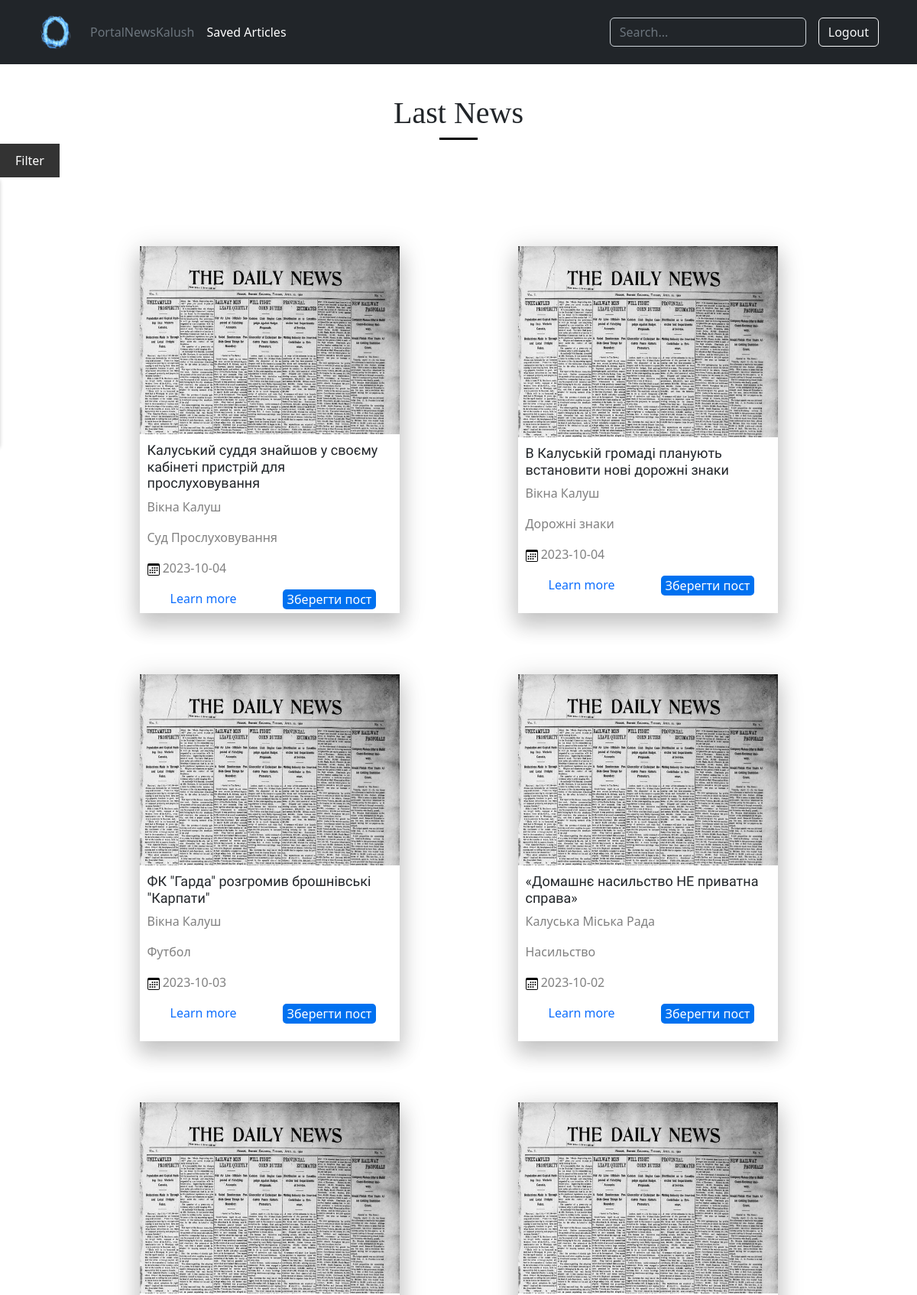
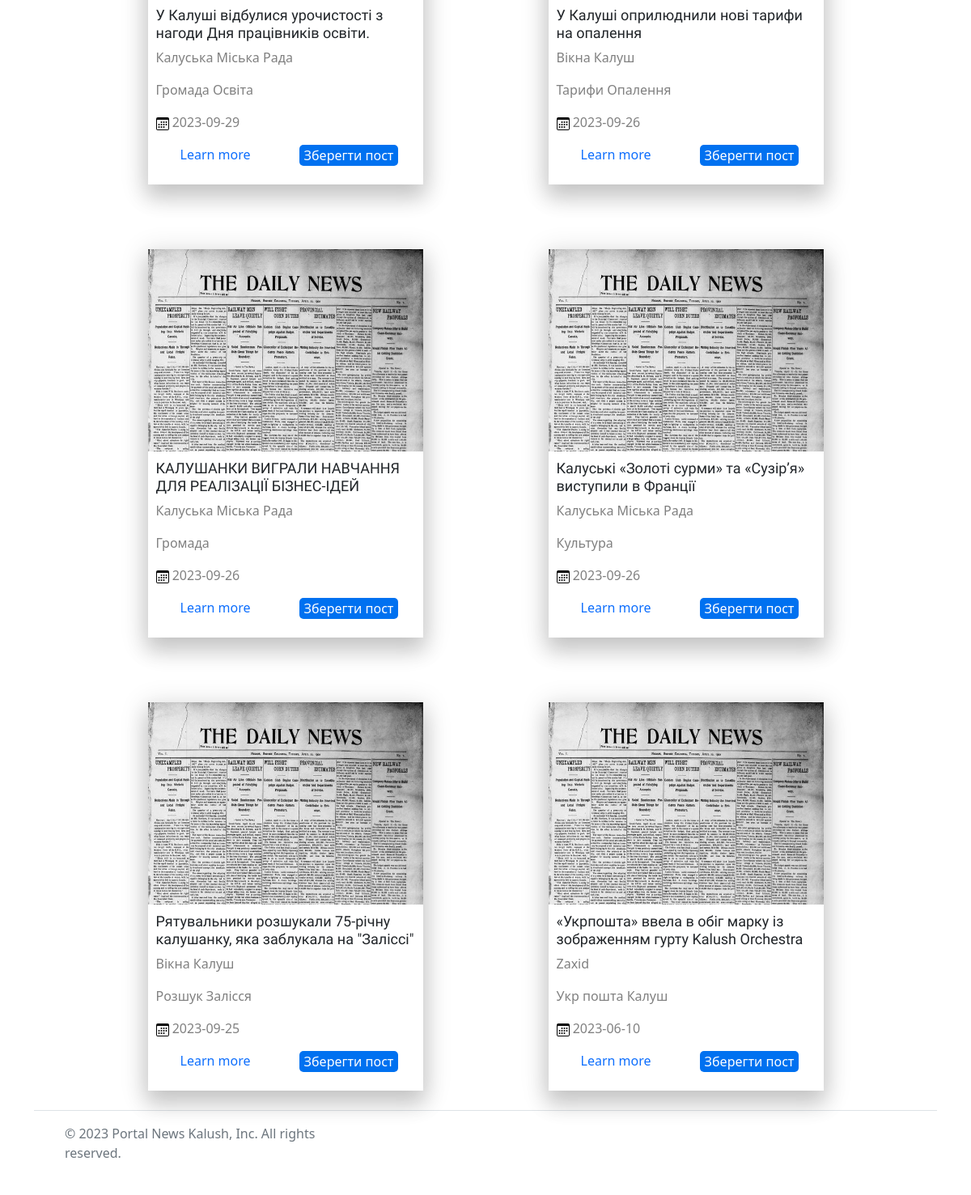
/ (signed in), run on the app's committed database (2 pictures, top to bottom).
### main.py (models this page shows)
class Article(db.Model):
    __tablename__ = 'articles'
    id = db.Column(db.Integer, primary_key=True)
    title = db.Column(db.String(300), nullable=False)
    author = db.Column(db.String(100), nullable=False)
    date_published = db.Column(db.DateTime, nullable=False)
    tags = db.Column(db.String(100), nullable=False)
    content = db.Column(db.Text, nullable=False)
    photo = db.Column(db.String(255))

### main.py (the view)
@app.route('/', methods=['GET', 'POST'])
def index():
    if request.method == 'POST':
        keyword = request.form['keyword']
        query = Article.query
        if keyword:
            query = query.filter(Article.title.contains(keyword) | Article.content.contains(keyword))
        query = query.order_by(Article.date_published.desc())
        articles = query.all()
        if current_user.is_authenticated:
            articles = articles
        else:
            articles = query.limit(3).all()
    else:
        if current_user.is_authenticated:
            articles = Article.query.order_by(Article.date_published.desc()).all()
        else:
            articles = Article.query.order_by(Article.date_published.desc()).limit(3).all()
    return render_template('index.html', articles=articles)

### main.py (called while the page is built)
@login_manager.user_loader
def load_user(user_id):
    return Users.query.get(int(user_id))

### templates/index.html (shortened to what this page needs)
{% extends 'base.html' %}
{% block search %}
<form method="POST" action="{{ url_for('index') }}" class="col-12 col-lg-auto mb-3 mb-lg-0 me-lg-3" role="search">
    <input type="text" name="keyword" class="form-control form-control-dark text-bg-dark" placeholder="Search..." aria-label="Search">
</form>
{% endblock %}
{% block body %}
<h1 class="last_news">Last News</h1>
<p class="line__"></p>
<div class="filter-container__">
    <button class="filter-button__">Filter</button>
</div>
<div class="container__">
    {% for article in articles %}
        <div class="article news-card">
            <img class="img__img" src="/static/images/daily_news.png" alt="">
            <h4 class="name_title">{{ article.title }}</h4>
            <p class="article-author gray__text">{{ article.author }}</p>
            <p class="article-tags gray__text">{{ article.tags }}</p>
            <p class="article-date gray__text"><img src="/static/images/calendar3.svg" alt="">     {{ article.date_published.strftime('%Y-%m-%d') }}</p>
            <div class="bot__">
                <a class="learn__more" href="{{ url_for('article', article_id=article.id) }}">Learn more</a>
                {% if current_user.is_authenticated %}
                    <button class="save-article-btn" data-article-id="{{ article.id }}">Зберегти пост</button>
                {% endif %}
            </div>
        </div>
    {% endfor %}
</div>
{% endblock %}

### templates/base.html (shortened to what this page needs)
<!doctype html>
<html lang="en">
<head>
    <link rel="stylesheet" href="https://cdn.jsdelivr.net/npm/bootstrap@5.2.3/dist/css/bootstrap.min.css">
    <link rel="stylesheet" href="/static/css/style.css">
</head>
<body>
<header class="p-3 text-bg-dark">
    <div class="container">
        <div class="d-flex flex-wrap align-items-center justify-content-center justify-content-lg-start">
            <a href="/" class="d-flex align-items-center mb-2 mb-lg-0 text-white text-decoration-none">
                <img src="/static/images/portal-icon.png" class="bi me-2" width="60" height="52" role="img" aria-label="Bootstrap"></img>
            </a>
            <ul class="nav col-12 col-lg-auto me-lg-auto mb-2 justify-content-center mb-md-0">
                <li><a href="/" class="nav-link px-2 text-secondary">PortalNewsKalush</a></li>
                {% if current_user.is_authenticated %}
                <li><a href="{{ url_for('saved_articles') }}" class="nav-link px-2 text-white">Saved Articles</a></li>
                {% endif %}
            </ul>
            {% block search %}{% endblock %}
            <div class="text-end">
                {% if current_user.is_authenticated %}
                <a href="{{ url_for('logout') }}"><button type="button" class="btn btn-outline-light me-2">Logout</button></a>
                {% endif %}
            </div>
        </div>
    </div>
</header>
{% block body %}{% endblock %}
<div class="container">
  <footer class="d-flex flex-wrap justify-content-between align-items-center py-3 my-4 border-top">
    <div class="col-md-4 d-flex align-items-center">
      <a href="/" class="mb-3 me-2 mb-md-0 text-muted text-decoration-none lh-1">
        <svg class="bi" width="30" height="24"><use xlink:href="#bootstrap"></use></svg>
      </a>
      <span class="mb-3 mb-md-0 text-muted">© 2023 Portal News Kalush, Inc. All rights reserved.</span>
    </div>
    <ul class="nav col-md-4 justify-content-end list-unstyled d-flex">
      <li class="ms-3"><a class="text-muted" href="#"><svg class="bi" width="24" height="24"><use xlink:href="#twitter"></use></svg></a></li>
      <li class="ms-3"><a class="text-muted" href="#"><svg class="bi" width="24" height="24"><use xlink:href="#instagram"></use></svg></a></li>
      <li class="ms-3"><a class="text-muted" href="#"><svg class="bi" width="24" height="24"><use xlink:href="#facebook"></use></svg></a></li>
    </ul>
  </footer>
</div>
</body>
</html>

### static/css/style.css (style rules this page uses)
.filter-container__ { position: relative; }
.filter-button__ { background-color: #333; color: #fff; padding: 10px 20px; border: none; cursor: pointer; }
.line__ { border-bottom: 3px solid #000000; width: 50px; margin: 5px auto 5px auto; }
.container__ { width: 80%; margin: 40px auto auto auto; display: flex; flex-wrap: wrap; justify-content: space-between; gap: 30px; }
.last_news { font-family: 'Young Serif', serif; text-align: center; margin-top: 40px; }
.gray__text { color: gray; font-size: 16px; padding-left: 10px; }
.img__img { width: 100%; height: 250px; }
.name_title { font-family: 'Ubuntu Condensed', sans-serif; padding-top: 10px; padding-left: 10px; padding-right: 10px; font-size: 18px; flex: 0; }
.learn__more { text-decoration: none; padding-left: 10px; transition: 0.3s; }
.bot__ { display: flex; justify-content: space-around; }
.save-article-btn { border: none; border-radius: 5px; color: #fff; background-color: #0071f0; transition: 0.3s; }
.news-card { height: 480px; min-height: 480px; width: 340px; min-width: 340px; box-shadow: 0 16px 24px 2px rgba(0, 0, 0, 0.14), 0 6px 30px 5px rgba(0, 0, 0, 0.12), 0 8px 10px -15px rgba(0, 0, 0, 0.12); padding-bottom: 5px; margin-top: 50px; margin-left: auto; margin-right: auto; display: flex; flex-direction: column; }

### data on the page
Article: title "Калуський суддя знайшов у своєму кабінеті пристрій для прослуховування", author "Вікна Калуш", tags "Суд Прослуховування", date_published "2023-10-04"
Article: title "В Калуській громаді планують встановити нові дорожні знаки", author "Вікна Калуш", tags "Дорожні знаки", date_published "2023-10-04"
Article: title "ФК \"Гарда\" розгромив брошнівські \"Карпати\"", author "Вікна Калуш", tags "Футбол", date_published "2023-10-03"
Article: title "«Домашнє насильство НЕ приватна справа»", author "Калуська Міська Рада", tags "Насильство", date_published "2023-10-02"
Article: title "У Калуші відбулися урочистості з нагоди Дня працівників освіти.", author "Калуська Міська Рада", tags "Громада Освіта", date_published "2023-09-29"
Article: title "У Калуші оприлюднили нові тарифи на опалення", author "Вікна Калуш", tags "Тарифи Опалення", date_published "2023-09-26"
Article: title "КАЛУШАНКИ ВИГРАЛИ НАВЧАННЯ ДЛЯ РЕАЛІЗАЦІЇ БІЗНЕС-ІДЕЙ", author "Калуська Міська Рада", tags "Громада", date_published "2023-09-26"
Article: title "Калуські «Золоті сурми» та «Сузір’я» виступили в Франції", author "Калуська Міська Рада", tags "Культура", date_published "2023-09-26"
Article: title "Рятувальники розшукали 75-річну калушанку, яка заблукала на \"Заліссі\"", author "Вікна Калуш", tags "Розшук Залісся", date_published "2023-09-25"
Article: title "«Укрпошта» ввела в обіг марку із зображенням гурту Kalush Orchestra", author "Zaxid", tags "Укр пошта Калуш", date_published "2023-06-10"
